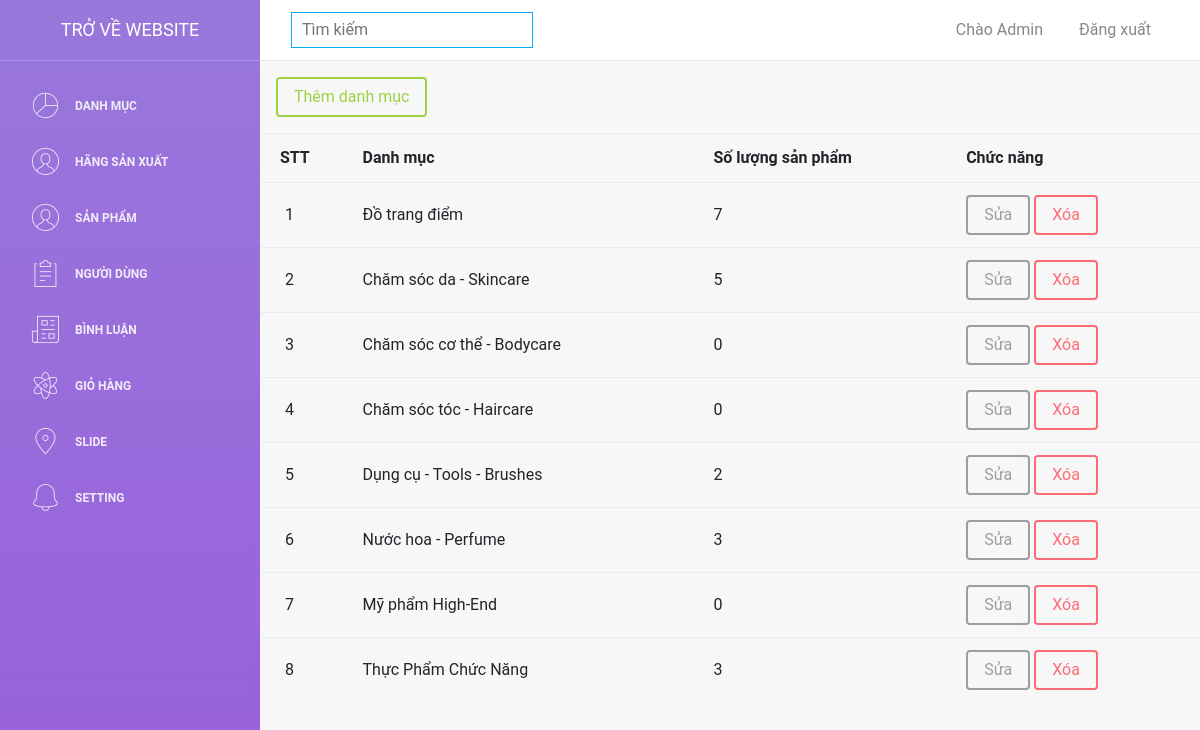
Page /webmypham/admin/index.php (signed in) on the committed database.
### tables this page shows
CREATE TABLE `danhmuc` (
  `id` int(11) NOT NULL,
  `danhmuc` varchar(255) NOT NULL
);

### webmypham/admin/connect.php (called while the page is built, shortened)
<?php
function selectAll($sql)
{
    $result = $GLOBALS['conn']->query($sql);
    return $result;
}
function rowCount($sql){
    $result =  $GLOBALS['conn']->query($sql);
    return $result->rowCount();
}
?>

### webmypham/admin/index.php (the view, shortened to what this page needs)
<?php
    include 'header.php';
    if (isset($_COOKIE["user"])) {
        $user = $_COOKIE["user"];
        foreach (selectAll("SELECT * FROM taikhoan WHERE taikhoan='$user'") as $row) {
            $permission = $row['phanquyen'];
        }
        if ($permission==1) {
            ?>
            <a href="themdanhmuc.php" class="btn btn-success my-3 ml-3">Thêm danh mục</a>
            <table class="table" id="myTable">
                <tr>
                    <th style="padding-left:20px">STT</th>
                    <th>Danh mục</th>
                    <th>Số lượng sản phẩm</th>
                    <th>Chức năng</th>
                </tr>
                <?php
                $stt=1;
                    foreach (selectAll("SELECT * FROM danhmuc") as $row) {
                    ?>
                        <tr class="row-search">
                            <td style="padding-left:25px"><?= $stt++ ?></td>
                            <td class="content"><?= $row['danhmuc'] ?></td>
                            <td><?= rowCount("SELECT * FROM sanpham WHERE id_danhmuc={$row['id']}") ?></td>
                            <td>
                                <a class="btn btn-secondary" href="suadanhmuc.php?id=<?= $row['id'] ?>">Sửa</a>
                                <a class="btn btn-danger" href="?id=<?= $row['id'] ?>" onclick="return confirm('Bạn có muốn xóa danh mục này không ?')">Xóa</a>
                            </td>
                        </tr>
                    <?php
                    }
                ?>
            </table>
            <?php
        }
    }

### rows in the picture
danhmuc: danhmuc "Đồ trang điểm", id "7"
danhmuc: danhmuc "Chăm sóc da - Skincare", id "5"
danhmuc: danhmuc "Chăm sóc cơ thể - Bodycare", id "0"
danhmuc: danhmuc "Chăm sóc tóc - Haircare", id "0"
danhmuc: danhmuc "Dụng cụ - Tools - Brushes", id "2"
danhmuc: danhmuc "Nước hoa - Perfume", id "3"
danhmuc: danhmuc "Mỹ phẩm High-End", id "0"
danhmuc: danhmuc "Thực Phẩm Chức Năng", id "3"
